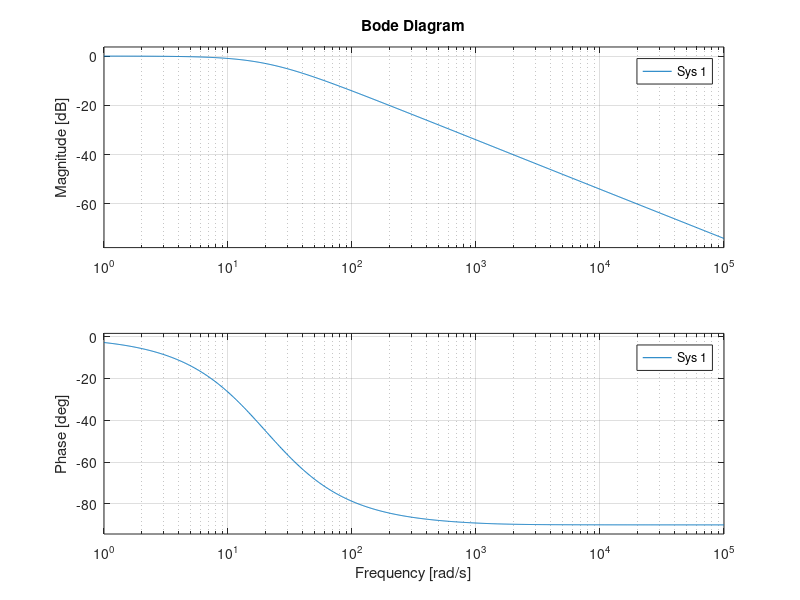

Write the MATLAB code that produced this figure. (Note: this script raises an error after producing the figure.)
clear; clc;
s = tf('s');
load("pololu_37D_pos_second_order", "G_pos");
sys = G_pos;

%% Motor Model
% Motor parameters
L = 2.3e-3;
R = 3.4;
K = 1.32;

G = 1/(s*L+R);

%% Controller tuning
% rltool
% C = 0.45966*(s+1478)/s;
C=68*(1+0.00067*s)/s;
% Sampling time
bode(feedback(C*G,1)) % Closed loop bandwidth of the system is 200 rad/s
% W_omega3 = 200;
W_omega3 = 20;
omega_s_min = 5*W_omega3;
Ts_max = 2*pi/omega_s_min;

Ts = 0.005;
pid(C)

%% Integral Algorithm
z = tf('z');
Cz=c2d(C,Ts,'tustin')
Kp=2.91
Ki=35
Ti=1/(Ki/Kp)
pippo=Kp+Ki*Ts*0.5*(z+1)/(z-1)

%% Integral Algorithm
pid = pidstd(C);
Kp = pid.Kp;
Ti = pid.Ti;
ki = Kp*Ts/Ti;